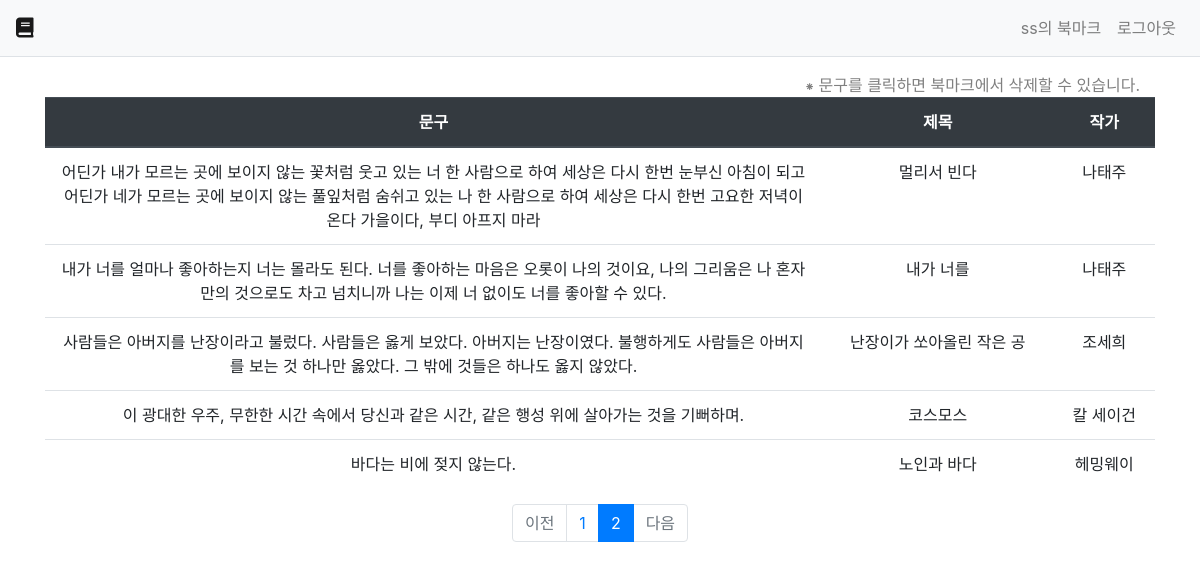
Screenshot of /main/bookmark/?page=2 (signed in) with the database file from the repository.
### main/models.py (models this page shows, shortened)
class Sentence(models.Model):
    content = models.TextField("문구")
    title = models.CharField("제목", max_length=300)
    writer = models.CharField("작성자", max_length=100)
    bookmark = models.ManyToManyField(User, related_name='bookmark_sentence')

### main/views.py (the view)
# urls.py: path('bookmark/', views.bookmark, name='bookmark'),
@login_required(login_url='common:login')
def bookmark(request):
    user = User.objects.get(id=request.user.id)
    bookmark_list = user.bookmark_sentence.all()
    page=request.GET.get('page','1')
    paginator = Paginator(bookmark_list, 10)
    page_obj = paginator.get_page(page)
    context = {'bookmark_list':page_obj}
    return render(request, 'main/bookmark.html', context)

### templates/main/bookmark.html (shortened to what this page needs)
{% extends 'base.html' %}
{% block content %}
<div class="container my-3">
  <div class="col-12">
    <a style="float:right; color:gray;">⁕ 문구를 클릭하면 북마크에서 삭제할 수 있습니다.</a>
  </div>
  <table class="table table-hover bookmark_table" style="text-align:center;">
    <thead>
      <tr class="thead-dark">
        <th>문구</th>
        <th>제목</th>
        <th>작가</th>
      </tr>
    </thead>
    <tbody>
      {% if bookmark_list %}
        {% for bookmark in bookmark_list %}
          <tr>
            <td data-uri="{% url 'main:bookmark_delete' bookmark.id%}" style="width:70%" class="table_row" name="{{bookmark.id}}">{{bookmark.content}}</td>
            <td>{{bookmark.title}}</td>
            <td>{{ bookmark.writer }}</td>
          </tr>
        {% endfor %}
      {% endif %}
    </tbody>
  </table>
  <ul class="pagination justify-content-center">
    {% if bookmark_list.has_previoust %}
    <li class="page-item">
      <a class="page-link" href="?page={{bookmark_list.previous_page_number}}">이전</a>
    </li>
    {% else %}
    <li class="page-item disabled">
      <a class="page-link" tabindex="-1" aria-disabled="true" href="#">이전</a>
    </li>
    {% endif %}
    {% for page_number in bookmark_list.paginator.page_range %}
      {% if page_number == bookmark_list.number %}
      <li class="page-item active" aria-content="page">
        <a class="page-link" href="?page={{page_number}}">{{page_number}}</a>
      </li>
      {% else %}
      <li class="page-item">
        <a class="page-link" href="?page={{page_number}}">{{page_number}}</a>
      </li>
      {% endif %}
    {% endfor %}
    {% if bookmark_list.has_next %}
    <li class="page-item">
      <a class="page-link" href="?page={{bookmark_list.next_page_number}}">다음</a>
    </li>
    {% else %}
    <li class="page-item disabled">
      <a class="page-link" tabindex="-1" aria-disabled="true" href="#">다음</a>
    </li>
    {% endif %}
  </ul>
</div>
{% endblock%}

### templates/navbar.html (shortened to what this page needs)
<nav class="navbar navbar-expand-lg navbar-light bg-light border-bottom sticky-top">
    <a class="navbar-brand" href="{% url 'main:index' %}"><i class="fas fa-book"></i></a>
    <div class="collapse navbar-collapse" id="navbarNav">
        <ul class="navbar-nav ml-auto">
        {% if user.is_authenticated %}
        <li class="nav-item">
            <a class="nav-link" href="{% url 'main:bookmark' %}">
                {{user.username}}의 북마크
            </a>
        </li>
        <li class="nav-item">
            <a class="nav-link" href="{% url 'common:logout' %}">
                로그아웃
            </a>
        </li>
        {% else %}
        <li class="nav-item">
            <a class="nav-link" href="{% url 'common:login' %}">로그인</a>
        </li>
        {% endif %}
        </ul>
    </div>
</nav>

### rows the page displays
Sentence: content "어딘가 내가 모르는 곳에 보이지 않는 꽃처럼 웃고 있는 너 한 사람으로 하여 세상은 다시 한번 눈부신 아침이 되고 어딘가 네가 모르는 곳에 보이지 않는 풀잎처럼 숨쉬고 있는 나 한 사람으로 하여 세상은 다시 한번 고요한 저녁이 온다 가을이다, 부디 아프지 마라", title "멀리서 빈다", writer "나태주"
Sentence: content "내가 너를 얼마나 좋아하는지 너는 몰라도 된다. 너를 좋아하는 마음은 오롯이 나의 것이요, 나의 그리움은 나 혼자만의 것으로도 차고 넘치니까 나는 이제 너 없이도 너를 좋아할 수 있다.", title "내가 너를", writer "나태주"
Sentence: content "사람들은 아버지를 난장이라고 불렀다. 사람들은 옳게 보았다. 아버지는 난장이였다. 불행하게도 사람들은 아버지를 보는 것 하나만 옳았다. 그 밖에 것들은 하나도 옳지 않았다.", title "난장이가 쏘아올린 작은 공", writer "조세희"
Sentence: content "이 광대한 우주, 무한한 시간 속에서 당신과 같은 시간, 같은 행성 위에 살아가는 것을 기뻐하며.", title "코스모스", writer "칼 세이건"
Sentence: content "바다는 비에 젖지 않는다.", title "노인과 바다", writer "헤밍웨이"

### other values shown
{{ user.username }} "ss"
{{ page_number }} "1"
{{ page_number }} "2"
